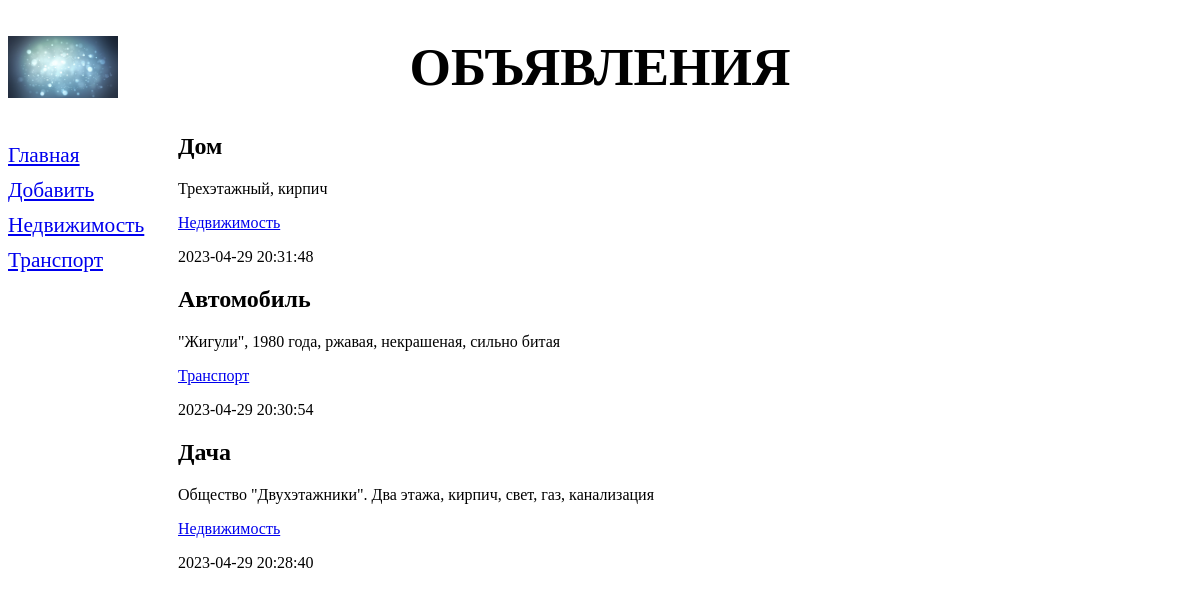
Page /bboard/ on the earlier database version.
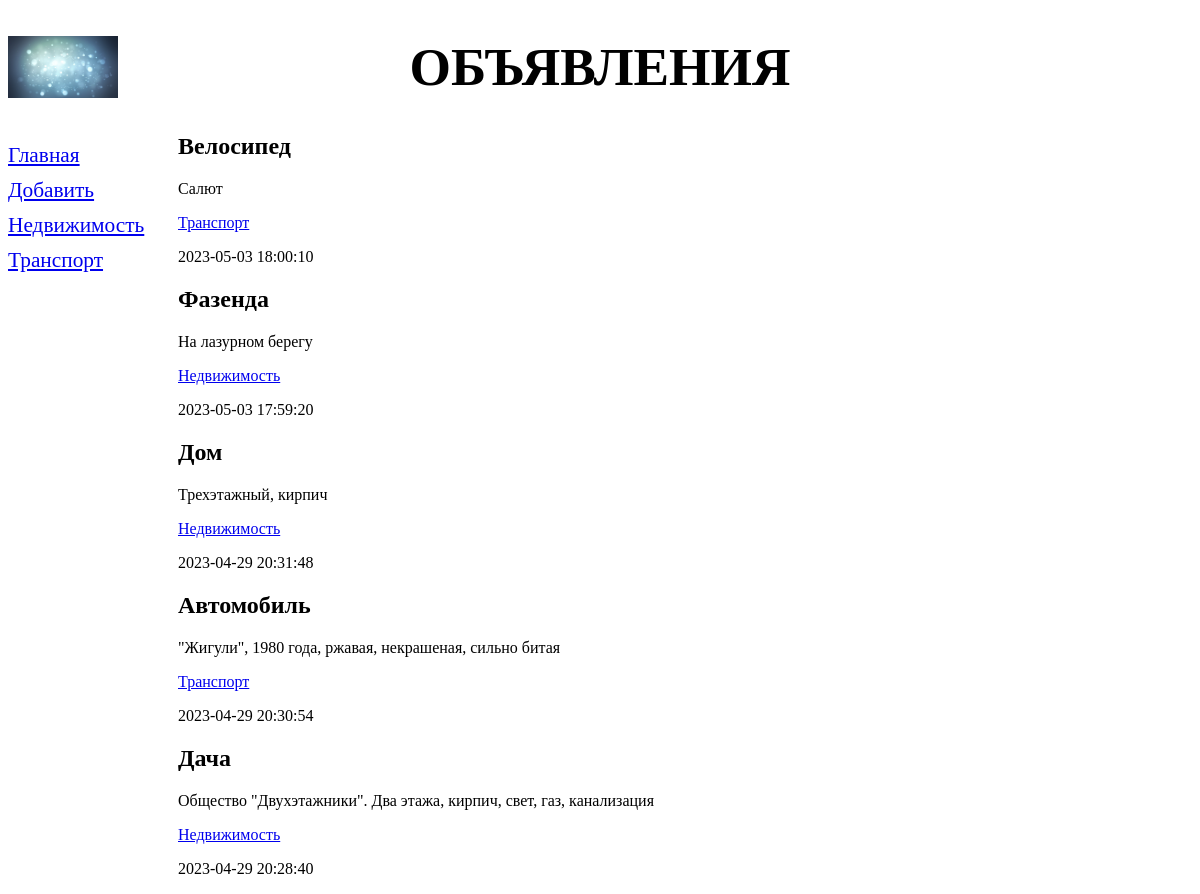
Same page on the later database version.
### bboard/models.py (models this page shows, shortened)
class Rubric(models.Model):
    name = models.CharField(max_length=20, db_index=True, verbose_name='Haзвaниe')
    class Meta:
        verbose_name_plural = 'Рубрики'
        verbose_name = 'Рубрика'
        ordering = ['name']

class Bb(models.Model):
    title = models.CharField(max_length=50 , verbose_name='Toвap')
    content = models.TextField(null=True, blank=True, verbose_name='Oпиcaниe')
    price = models.FloatField(null=True ,blank=True, verbose_name= 'Цeнa')
    published = models.DateTimeField(auto_now_add=True, db_index=True, verbose_name= 'Опубликовано')
    rubric = models.ForeignKey('Rubric', null=True, on_delete=models.PROTECT, verbose_name='Рубрика')
    class Meta:
        verbose_name_plural = 'Объявления'
        verbose_name = 'Объявление'
        ordering = ['-published']

### bboard/views.py (the view)
# urls.py: path('', index, name='index'),
def index (request):
    bbs = Bb.objects.all()
    rubrics = Rubric.objects.all()
    context = {'bbs': bbs, 'rubrics':rubrics}
    return render(request, 'bboard/index.html' , context)

### bboard/templates/bboard/index.html
{% extends "layout/basic.html" %}
{% block content %}
{% for bb in bbs %}
<div>
    <h2>{{ bb.title }}</h2>
    <p>{{ bb.content }}</p>
    <p><a href="{% url 'by_rubric' bb.rubric.pk %}">{{ bb.rubric.name }}</a></p>
    <p>{{ bb.published|date:"Y-m-d H:i:s" }}</p>
</div>
{% endfor %}
{% endblock %}

### bboard/templates/layout/basic.html (shortened to what this page needs)
{% load static %}
<!DOCTYPE html>
<html>
    <head>
        <link rel="stylesheet" type="text/css" href="{% static 'bboard/style.css' %}">
    </head>
    <body>
        <header>
            <h1>Объявления</h1>
        </header>
        <nav>
            <a href="{% url 'index' %}">Главная</a>
            <a href="{% url 'add' %}">Добавить</a>
            {% for rubric in rubrics %}
            <a href="{% url 'by_rubric' rubric.pk %}">{{ rubric.name }}</a>
            {% endfor %}
        </nav>
        <section>
        {% block content %}
        {% endblock %}
        </section>
    </body>
</html>

### bboard/static/bboard/style.css (style rules this page uses)
header h1 { font-size : 40pt; text-transform: uppercase; text-align: center; background: url("bg.jpg") left / auto 100% no-repeat; }
nav { font-size: 16pt; width: 150px; float: left; }
nav a { display: block; margin: 10px 0px; }
section { margin-left: 170px; }

Differences in the rows shown:
added Bb: title "Велосипед", content "Салют", rubric.name "Транспорт", published "2023-05-03 18:00:10"
added Bb: title "Фазенда", content "На лазурном берегу", rubric.name "Недвижимость", published "2023-05-03 17:59:20"
